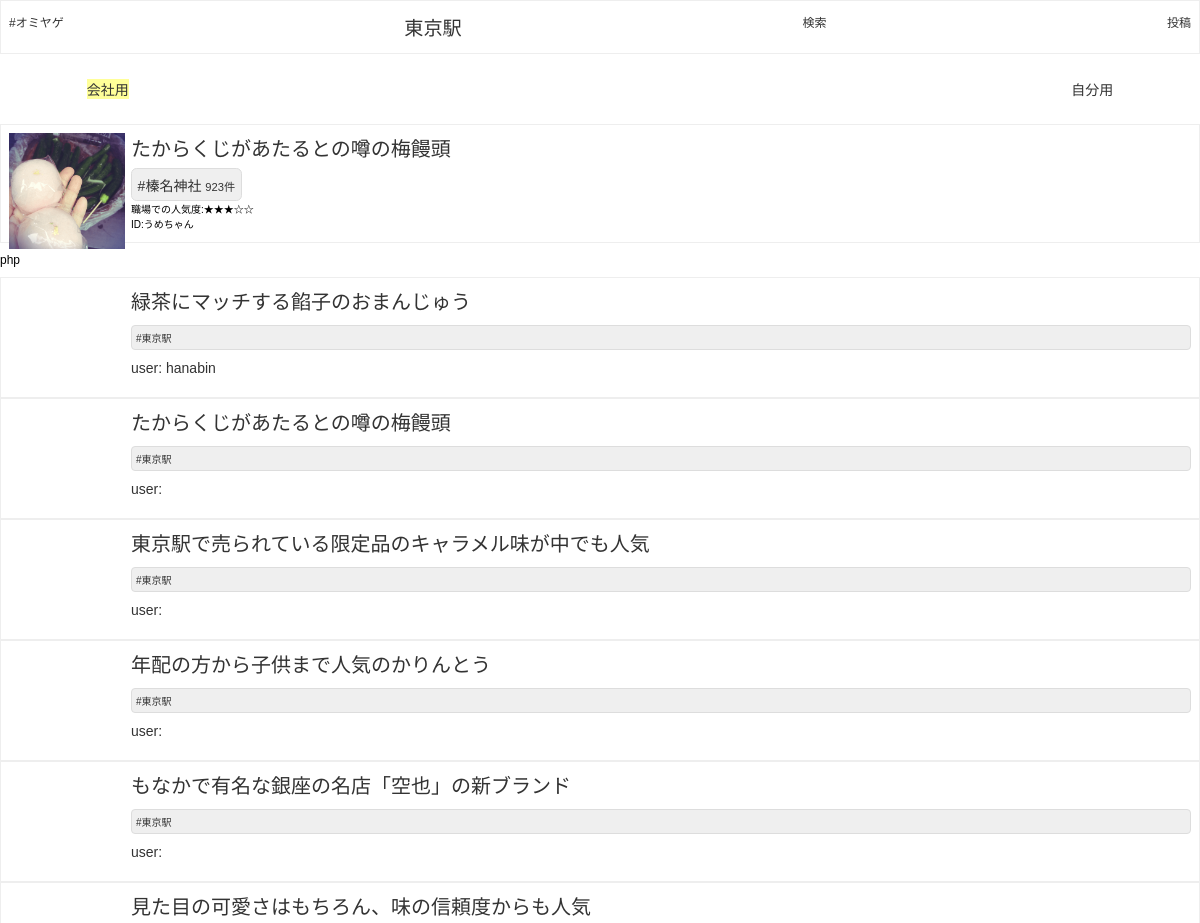
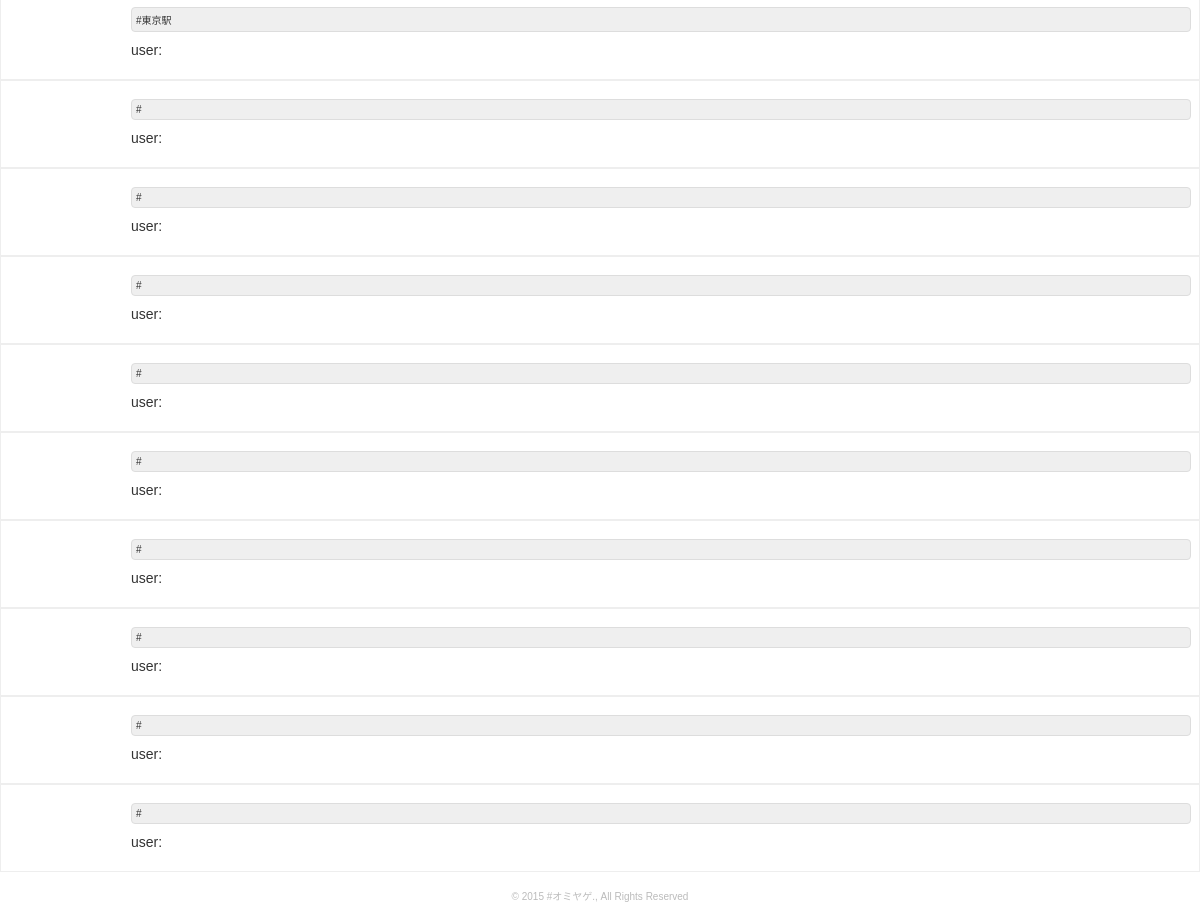
The page / on the database its author committed (2 pictures, top to bottom).
### tables this page shows
CREATE TABLE IF NOT EXISTS `review` (
  `id` int(11) NOT NULL,
  `product_name` text NOT NULL,
  `title` text NOT NULL,
  `tag` text NOT NULL,
  `price` text NOT NULL,
  `url` text NOT NULL,
  `shop` text NOT NULL,
  `address` text NOT NULL,
  `comment` text NOT NULL,
  `user_id` text NOT NULL,
  `regist_date` datetime NOT NULL,
  `file` mediumblob NOT NULL
);

### index.php (the view, shortened to what this page needs)
<?php
$pdo = new PDO("mysql:host=localhost;dbname=omiyage;charset=utf8", "root", "");
$sql = "SELECT * FROM review";
$stmt = $pdo->prepare($sql);
$stmt->execute();
$results = $stmt->fetchAll(PDO::FETCH_ASSOC);
$view = "";
foreach($results as $row) {
	$view .= "<article class='omi-list'>";
	$view .= "<a href=itemdetail.php?id=" . $row["id"] . ">";
	$view .= "<div class ='text-content'>";
	$view .= "<div class='itemlist-title'>" . $row["title"] . "</div>";
	$view .= "<ul>";
	$view .= "<li class='tag'>";
	$view .=  "#"  . $row["tag"] ;
	$view .= "</li>";
	$view .= "</ul>";
	$view .= "<p>"  . "user:" ." " . $row["user_id"] . "</p>";
	$view .= "</div>";
	$view .= "</a>";
	$view .= "</article>";
}
?>
<!DOCTYPE html>
<html lang="ja">
<head>
	<link href="css/normalize.css" rel="stylesheet">
	<link href="css/style.css" rel="stylesheet">
</head>
<body>
<?php include("header.php"); ?>
<div class="">
	<ul class="tab">
		<li class="active"><a href="#">会社用</a></li>
		<li><a href="#">自分用</a></li>
	</ul>
</div>
<div id="tab1">
	<ul>
		<li>
			<article class="omi-list">
				<div class="img-content">
					<a href="itemdetail_01.html">
						<img src="img/item-haruna-01.png" alt="" width="116px"/>
				</div>
				<div class="text-content">
					<div class="itemlist-title">たからくじがあたるとの噂の梅饅頭</div>
					<ul class="itemlist-tag">
						<li class="tag"><a href="">#榛名神社 	<small>923件</small></a></li>
					</ul>
					<div class="">職場での人気度:★★★☆☆</div>
					<div class="id-name">ID:うめちゃん</div>
				</div>
			</article>
		</li>
	</ul>
</div>
<p>php</p>
<?php echo $view ?>
<?php include("footer.php"); ?>
</body>
</html>

### header.php
<nav class="nav">
	<div class="container">
		<ul class="main-nav">
			<li><a href="index.php" class="logo">#オミヤゲ</a></li>
			<li class="place"><a href="post.html">東京駅</a></li>
			<li class="active"><a href="post.html">検索</a></li>
			<li class="active"><a href="post.html">投稿</a></li>
		</ul>
	</div>
</nav>

### footer.php
<footer>© 2015 #オミヤゲ., All Rights Reserved</footer>

### css/style.css (style rules this page uses)
body { margin: 0; -webkit-text-size-adjust: 100%; font-size: 62.5%; }
a { display: block; text-decoration: none; }
p { margin: 0 0 10px; font-size: 1.2em; }
ul { padding-left: 0; }
li { list-style: none; }
.container { padding-right: 0.8em; padding-left: 0.8em; margin-right: auto; margin-left: auto; border-color: #aa00ff; }
.nav { border: solid 1px #eeeeee; }
.main-nav { display: flex; justify-content: space-between; display: -webkit-flexbox; padding: 0.2em 0; }
.main-nav a { display: block; font-size: 1.2em; color:#333333; }
.main-nav .place { font-size: 1.6em; }
.tab { display: flex; display: -webkit-flexbox; justify-content: space-between; padding: 0.8em 6.2em ; font-size: 1.4em; }
.tab .active { color: #f06292; background-color: #ffff99; }
article { position: relative; }
.itemlist-tag { overflow:hidden; font-size: 1.4em; }
.itemlist-tag li { margin: 0.4em 0.4em 0 0; float:left; white-space:nowrap; }
.img-content { position: absolute; top: 0.8em; left: 0.8em; }
.text-content { padding: 0.8em 0.8em 0.3em 13em; }
.text-content p { font-size: 1.4em; }
.itemlist-title { font-size: 2.0em; }
.omi-list { border: solid 1px #eeeeee; padding: 0 0 .8em 0; }
.tag { background: #efefef; border: 1px solid #dddddd; border-radius: 0.4em; -moz-border-radius: 0.4em; -webkit-border-radius: 0.4em; padding: 0.4em 0.4em; }
footer { text-align: center; margin: 1.6em 0; color: #bbbbbb; }
* { -webkit-appearance: none; }
a, a:focus, a:hover { color: #333333; text-decoration: none; }

### rows shown on the page
review: title "緑茶にマッチする餡子のおまんじゅう", value "#東京駅", user "hanabin"
review: title "たからくじがあたるとの噂の梅饅頭", value "#東京駅"
review: title "東京駅で売られている限定品のキャラメル味が中でも人気", value "#東京駅"
review: title "年配の方から子供まで人気のかりんとう", value "#東京駅"
review: title "もなかで有名な銀座の名店「空也」の新ブランド", value "#東京駅"
review: title "見た目の可愛さはもちろん、味の信頼度からも人気", value "#東京駅"
review: value "#"
review: value "#"
review: value "#"
review: value "#"
review: value "#"
review: value "#"
review: value "#"
review: value "#"
review: value "#"
